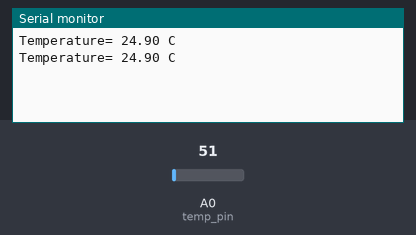
Bench run of a sketch on a simulated Arduino Uno, built with avr-gcc and run on an emulated ATmega328P. Parts: the last lines printed to the serial monitor. The inputs (shaded band) are chosen by the test bench; at power-on: A0 (temp_pin) = 51.

Above: at 1.8 s.
1.9 s: A0 (temp_pin) set to 61
At 2.8 s:
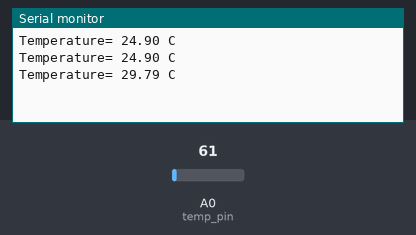
3.4 s: A0 (temp_pin) set to 71
At 4.8 s:
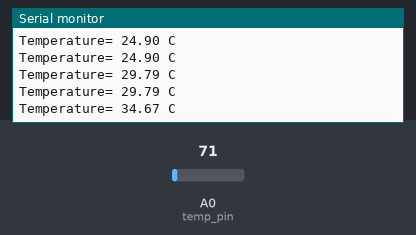
Timing chart, 0 to 6.4 s (numbered marks = the images above; inputs shaded):
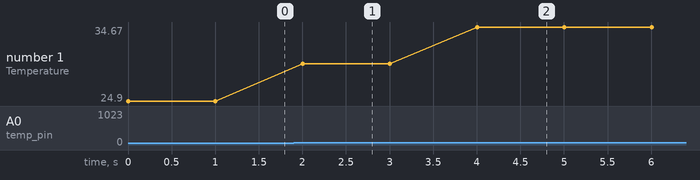

The sketch:

lm35.ino
```cpp
float temp;
int temp_pin = 0;

void setup()
{

	Serial.begin(9600);

}

void loop()
{

	temp = analogRead(temp_pin);
	temp = temp * 0.48828125;
	Serial.print("Temperature= ");
	Serial.print(temp);
	Serial.print(" C");
	Serial.println();
	delay(1000);
}
```

Measured:
- after the input at 1.9 s, the serial monitor: prints a new line after 0.10 s (image 1)
- after the input at 3.4 s, the serial monitor: prints a new line after 0.60 s (image 2)
- plotted number 1: 24.9 → 29.79 after the input at 1.9 s, 29.79 → 34.67 after the input at 3.4 s
